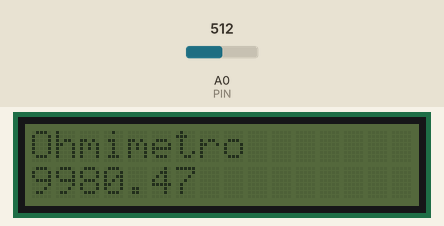
The sketch below on a simulated Arduino Uno, built with avr-gcc and run on an emulated ATmega328P. Parts: 16×2 character LCD. The test bench sets the inputs (shaded band); at power-on: A0 (PIN) = 512.

Above: at 1.3 s.
1.4 s: A0 (PIN) set to 0
At 2.4 s:
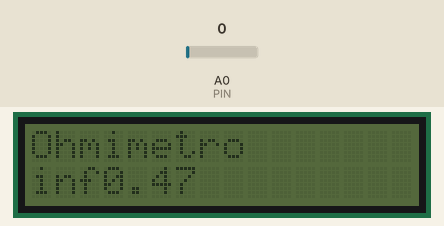
2.9 s: A0 (PIN) set to 122
At 3.4 s:
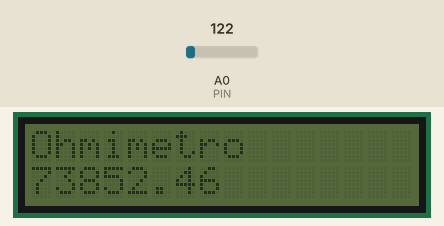
4.4 s: A0 (PIN) set to 306
At 5.0 s:
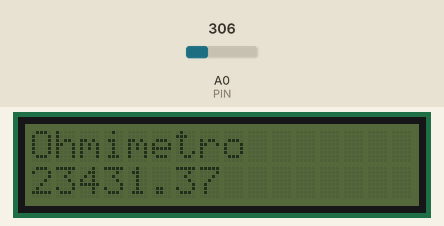
Timing chart, 0 to 7.4 s (numbered marks = the images above; inputs shaded):
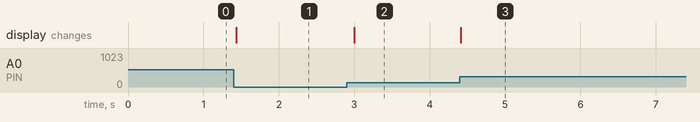

The sketch:

practica_2.3_kevin_045121.ino
```cpp
/*
 * Fundación Kinal
 * Centro Educativo Tecnico Laboral Kinal
 * Electrónica
 * Grado:Quinto
 * Sección:"A"
 * Curso:Taller de Electrónica Digital Y Reparación de Computadoras I
 * fecha:09/06/2023
 * Nombre:Kevin Audiel Solano Torres
 * Carnet:2022291
 * Proyecto:Ohmimetro
 */


//librerias
#include <Wire.h>
#include <LiquidCrystal_I2C.h>
//Directivas de preprocesador
#define direccion_lcd 0x27
#define filas 2
#define columnas 16
#define PIN A0

//variables
float VOUT=0;
float VCC=5;
float R1=0;
float R2=10000;


LiquidCrystal_I2C LCDKEVIN(direccion_lcd, columnas, filas);

//configuraciones
void setup() {
LCDKEVIN.begin(16,2);
LCDKEVIN.init();
LCDKEVIN.backlight();
LCDKEVIN.noBacklight();
LCDKEVIN.print("Ohmimetro");
}

void loop() {
VOUT=analogRead(PIN);
VOUT=VOUT*5/1023;//Regla de 3 para Vout
R1=(R2*5/VOUT)-(R2);//Ecuación para hallar R1
LCDKEVIN.setCursor(0,1);
LCDKEVIN.print(R1);//Imprime en el LCD El valor de R1
delay(100);
}
```

Measured:
- after the input at 1.4 s, the display: changes at once (image 1)
- after the input at 2.9 s, the display: changes after 0.10 s (image 2)
- after the input at 4.4 s, the display: changes at once (image 3)
